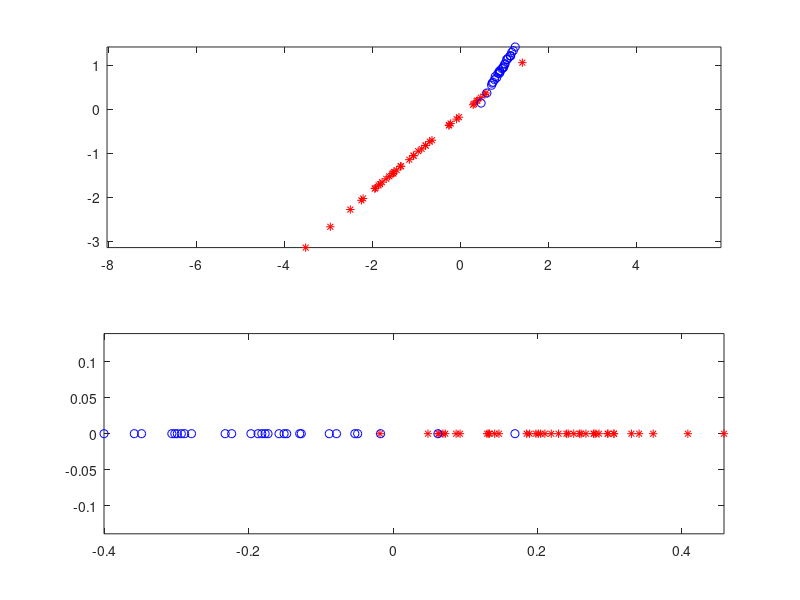

Reproduce this figure in MATLAB.
clear all, close all,

n = 2; 
N1 = 40; mu1 = -1*ones(n,1); A1 = rand(n,n); %S1 = A*A';
N2 = 28; mu2 = 1*ones(n,1); A2 = rand(n,n);
x1 = A1*randn(n,N1)+mu1*ones(1,N1);
x2 = A2*randn(n,N2)+mu2*ones(1,N2);

mu1hat = mean(x1,2); S1hat = cov(x1');
mu2hat = mean(x2,2); S2hat = cov(x2');

Sb = (mu1hat-mu2hat)*(mu1hat-mu2hat)';
Sw = S1hat + S2hat;

[V,D] = eig(inv(Sw)*Sb);
[~,ind] = sort(diag(D),'descend');
w = V(:,ind(1)); % Fisher LDA projection vector

y1 = w'*x1;
y2 = w'*x2;

figure(1),

subplot(2,1,1), 
plot(x1(1,:),x1(2,:),'r*');
hold on;
plot(x2(1,:),x2(2,:),'bo');
axis equal,

subplot(2,1,2), 
plot(y1(1,:),zeros(1,N1),'r*');
hold on;
plot(y2(1,:),zeros(1,N2),'bo');
axis equal,






